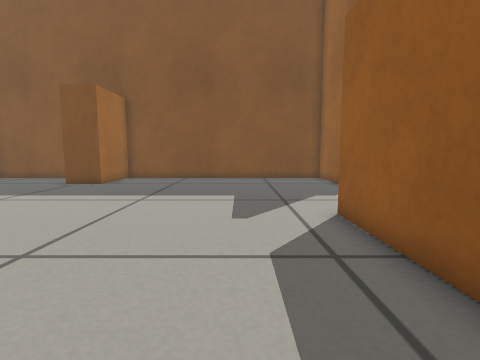
[1] (above)

16 first-person views from a walk through a Gazebo world. The camera is 0.33 m above the floor, tilts 6° down and sees 85° across. The floor is counted in squares, 0.2 m on a side. Each view is taken from the middle of a square. On the plan, view 1 faces up. The plan holds only what a view shows up to about 14 squares ahead; the rest is blank.

[2]
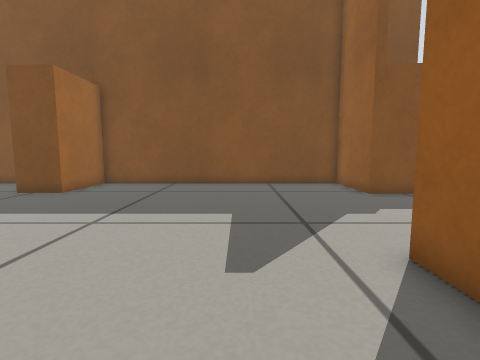

[3]
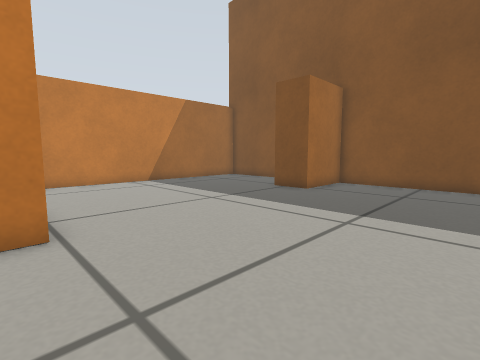

[4]
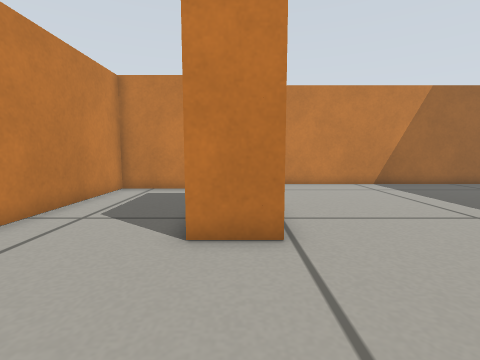

[5]
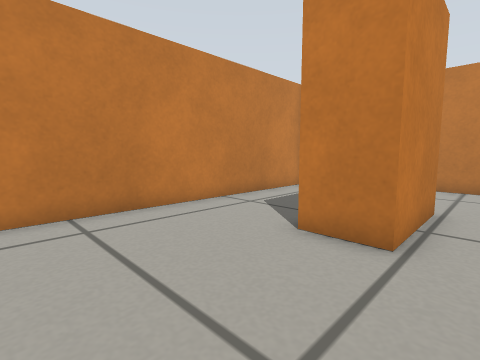

[6]
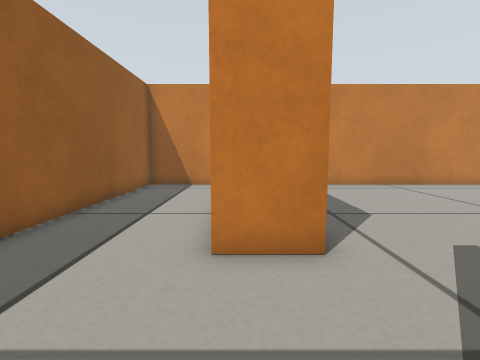

[7]
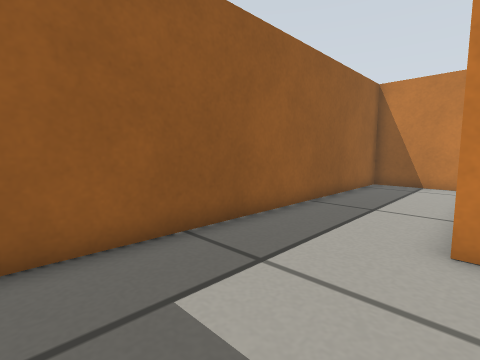

[8]
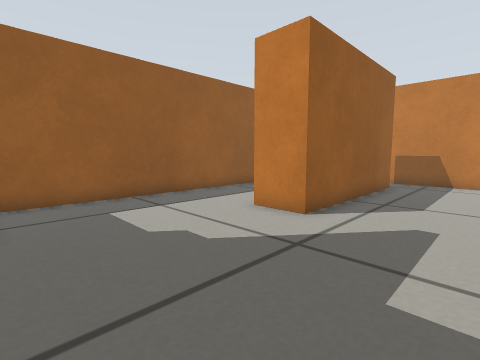

[9]
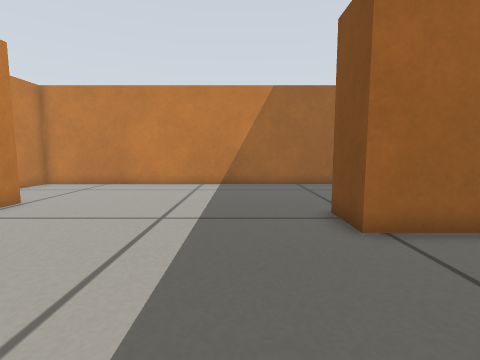

[10]
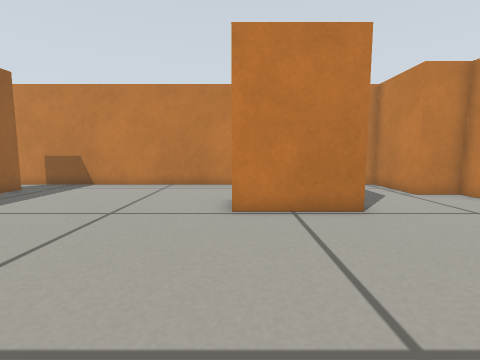

[11]
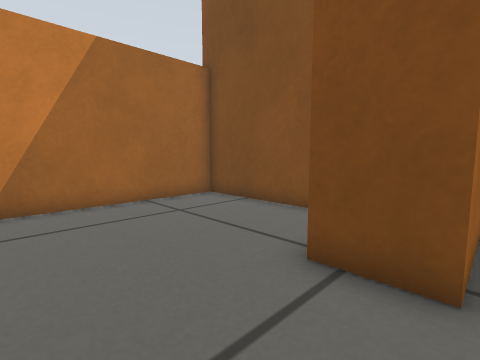

[12]
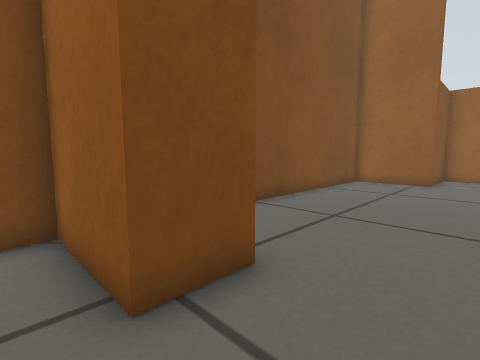

[13]
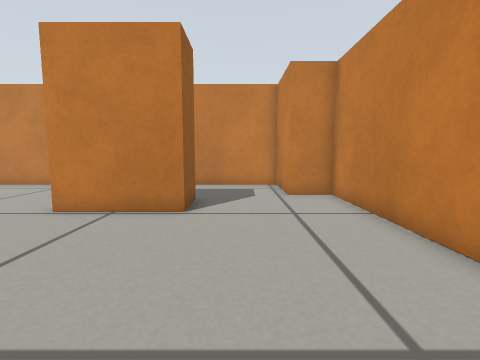

[14]
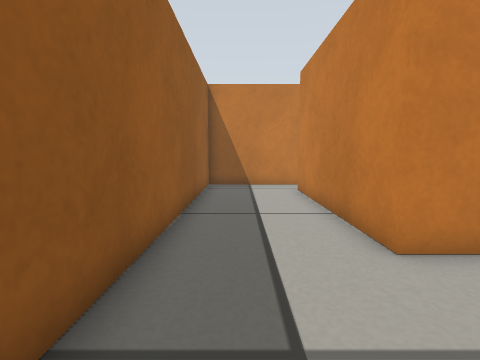

[15]
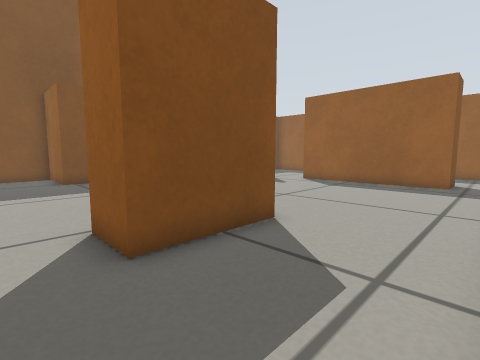

[16]
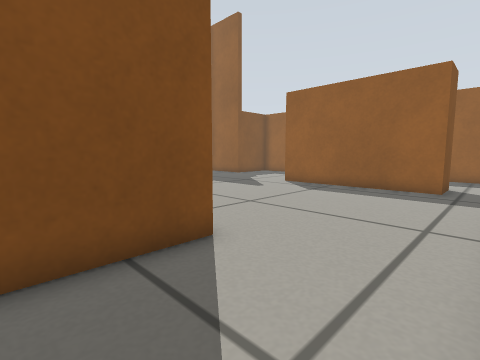

### Floor plan
Points are (right, up) in squares from view 1. A wall is a line through its corners. A room is listed if a view was taken in it or the views show most of it. See-through windows are left out.
Room 1 (views 1, 2, 3, 4, 5, 6, 7, 8, 9, 10, 11, 12, 13, 14, 15, 16)
walls: (-6.8, 3.8) (-6.8, 2) (-10.5, 2) (-10.5, 3.8) (-6.8, 3.8); (2.6, 6.9) (4.5, 6.9) (4.5, -0.4) (2.6, -0.4) (2.6, 6.9); (7.8, 13.3) (5.1, 13.3) (5.1, 16.8) (-7.2, 16.8) (-7.2, 13.5) (-9, 13.5) (-9, 16.8) (-15.6, 16.8) (-15.6, 0.9) (-13.9, 0.9) (-13.9, -2.4) (8.6, -2.4) (8.6, 12.8)

Positions as (right, up) in squares from view 1, and headings:
1: (0, 0), facing up
2: (0, 3), facing up
3: (-1, 3), facing up-left
4: (-2, 3), facing left
5: (-2, 5), facing down-left
6: (4, 11), facing down
7: (4, 12), facing down-right
8: (-1, 13), facing down-right
9: (-2, 11), facing left
10: (-7, 11), facing down
11: (-7, 10), facing up-left
12: (-10, 11), facing up-right
13: (-12, 11), facing down
14: (7, 11), facing down
15: (-12, -2), facing up-right
16: (-10, -2), facing up-right
